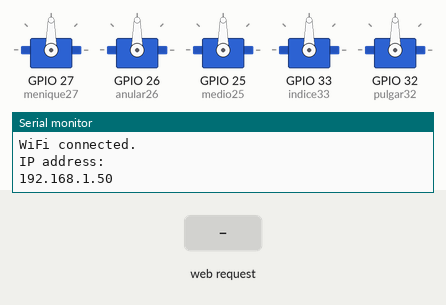
Simulated run of this sketch. Board: ESP32. Parts: 5 × servo, the last lines printed to the serial monitor. The inputs (shaded band) are chosen by the test bench. WiFi joins after 1.5 s; servers stay silent unless stated.

Above: at 2.7 s.
2.8 s: HTTP request GET /dedo_1a1 received
At 7.4 s:
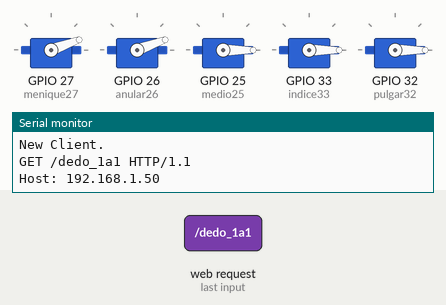
At 13.2 s:
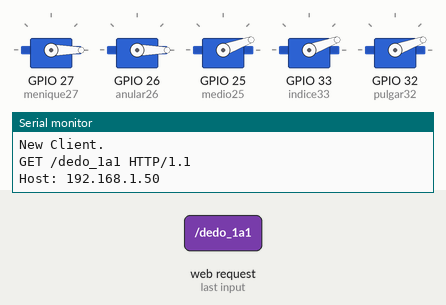
14.3 s: HTTP request GET /dedo_1a1 received
At 16.6 s:
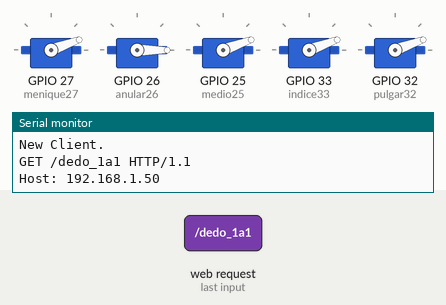
Timing chart, 0 to 23.3 s (numbered marks = the images above; inputs shaded):
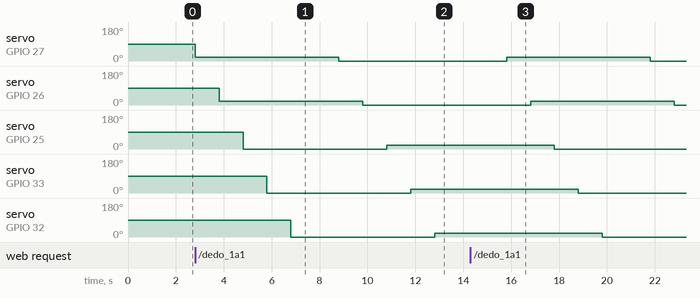

The sketch:

2o_Paso_Wifi.ino
```cpp
#include <WiFi.h>
#include <ESP32Servo.h>

// Crear objetos Servo para controlar los diferentes dedos
Servo miMenique;
Servo miAnular;
Servo miMedio;
Servo miIndice;
Servo miPulgar;

// Pines GPIO para cada servo
static const int anular26 = 26;
static const int menique27 = 27;
static const int medio25 = 25;
static const int indice33 = 33;
static const int pulgar32 = 32;

// Credenciales de red
const char* ssid = "Livebox6-5853";
const char* password = "Do6ZEsZvt7vS";

// Configuración del servidor web en el puerto 80
WiFiServer server(80);
String header; // Almacena la solicitud HTTP

void setup() {
  Serial.begin(115200);

  // Adjuntar servos a sus respectivos pines
  miMenique.attach(menique27);
  miAnular.attach(anular26);
  miMedio.attach(medio25);
  miIndice.attach(indice33);
  miPulgar.attach(pulgar32);

  // Conectar al WiFi
  Serial.print("Connecting to ");
  Serial.println(ssid);
  WiFi.begin(ssid, password);
  while (WiFi.status() != WL_CONNECTED) {
    delay(500);
    Serial.print(".");
    Serial.println(WiFi.status()); // Agregar esto para depurar
  }

  Serial.println("");
  Serial.println("WiFi connected.");
  Serial.println("IP address: ");
  Serial.println(WiFi.localIP());
  server.begin();
}

// Definición de las funciones de movimiento de la mano
void mano_cerrada() {
  miMenique.write(0);
  miAnular.write(0);
  miMedio.write(20);
  miIndice.write(20);
  miPulgar.write(20);
  delay(3000);
}

void mano_abierta() {
  miMenique.write(20);
  miAnular.write(20);
  miMedio.write(0);
  miIndice.write(0);
  miPulgar.write(0);
  delay(3000);
}

void dedo_1a1() {
  miMenique.write(20);
  delay(1000);
  miAnular.write(20);
  delay(1000);
  miMedio.write(0);
  delay(1000);
  miIndice.write(0);
  delay(1000);
  miPulgar.write(0);
  delay(2000);

  miMenique.write(0);
  delay(1000);
  miAnular.write(0);
  delay(1000);
  miMedio.write(20);
  delay(1000);
  miIndice.write(20);
  delay(1000);
  miPulgar.write(20);
  delay(3000);
}

void loop() {
  WiFiClient client = server.available();   // Escuchar para clientes entrantes

  if (client) {
    Serial.println("New Client.");
    String currentLine = "";
    while (client.connected()) {
      if (client.available()) {
        char c = client.read();
        Serial.write(c);
        header += c;

        if (c == '\n') {
          if (currentLine.length() == 0) {
            // Respuesta HTTP estándar
            client.println("HTTP/1.1 200 OK");
            client.println("Content-type:text/html");
            client.println("Connection: close");
            client.println();

            // Generar la página HTML con botones para cada función
            client.println("<!DOCTYPE html><html>");
            client.println("<head><meta name=\"viewport\" content=\"width=device-width, initial-scale=1\">");
            client.println("<style>body { text-align: center; font-family: \"Trebuchet MS\", Arial; }");
            client.println(".button { background-color: #4CAF50; border: none; color: white; padding: 16px 40px; font-size: 30px; margin: 2px; cursor: pointer;}");
            client.println(".button2 {background-color: #555555;}</style></head>");

            client.println("<body><h1>ESP32 Control de Servos</h1>");

            // Botón para cerrar la mano
            client.println("<p><a href=\"/mano_cerrada\"><button class=\"button\">Cerrar Mano</button></a></p>");
            // Botón para abrir la mano

            client.println("<p><a href=\"/mano_abierta\"><button class=\"button\">Abrir Mano</button></a></p>");
            // Botón para mover los dedos uno a uno
            client.println("<p><a href=\"/dedo_1a1\"><button class=\"button\">Mover Dedo 1 a 1</button></a></p>");


            client.println("</body></html>");

            // Procesar la solicitud GET y ejecutar la función correspondiente
            if (header.indexOf("GET /mano_cerrada") >= 0) {
              mano_cerrada();
              Serial.println("Ejecutando: Mano Cerrada");
            }
            else if (header.indexOf("GET /mano_abierta") >= 0) {
              mano_abierta();
              Serial.println("Ejecutando: Mano Abierta");
            }
            else if (header.indexOf("GET /dedo_1a1") >= 0) {
              dedo_1a1();
              Serial.println("Ejecutando: Mover Dedo 1 a 1");
            }

            client.println();
            break;
          } else {
            currentLine = "";
          }
        } else if (c != '\r') {
          currentLine += c;
        }
      }
    }
    header = "";
    client.stop();
    Serial.println("Client disconnected.");
  }
}
```

Measured:
- after the input at 2.8 s, servo on GPIO 27 (menique27): 90° → 20° at once, → 0° 6.0 s later; servo on GPIO 26 (anular26): 90° → 20° after 1.0 s, → 0° 6.0 s later
- after the input at 14.3 s, servo on GPIO 27 (menique27): 0° → 20° after 1.5 s, → 0° 6.0 s later; servo on GPIO 26 (anular26): 0° → 20° after 2.5 s, → 0° 6.0 s later; servo on GPIO 25 (medio25): 20° → 0° after 3.5 s; servo on GPIO 33 (indice33): 20° → 0° after 4.5 s; servo on GPIO 32 (pulgar32): 20° → 0° after 5.5 s
